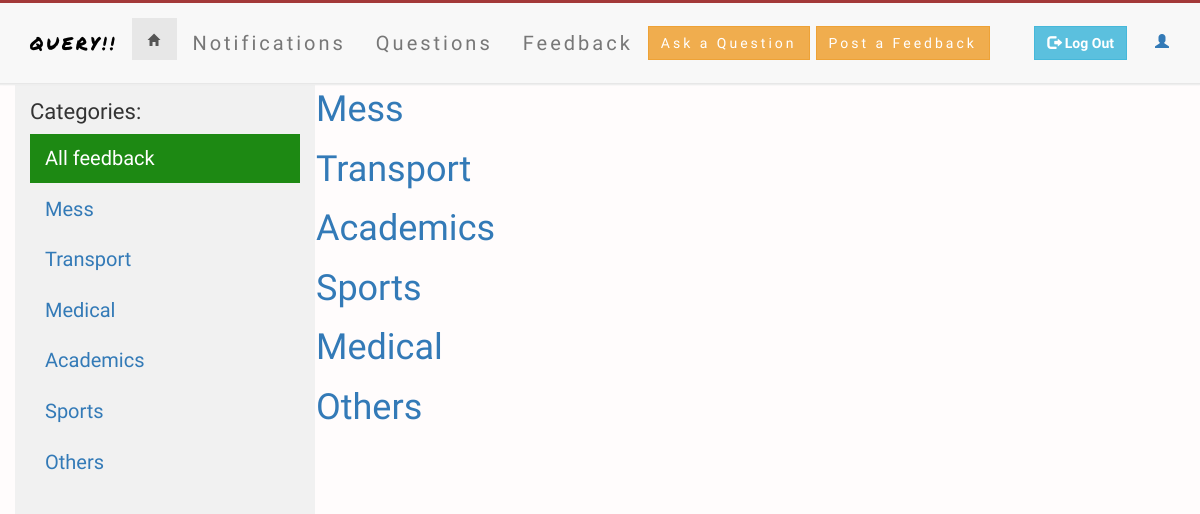
Page /feedbacks.php on the earlier database version.
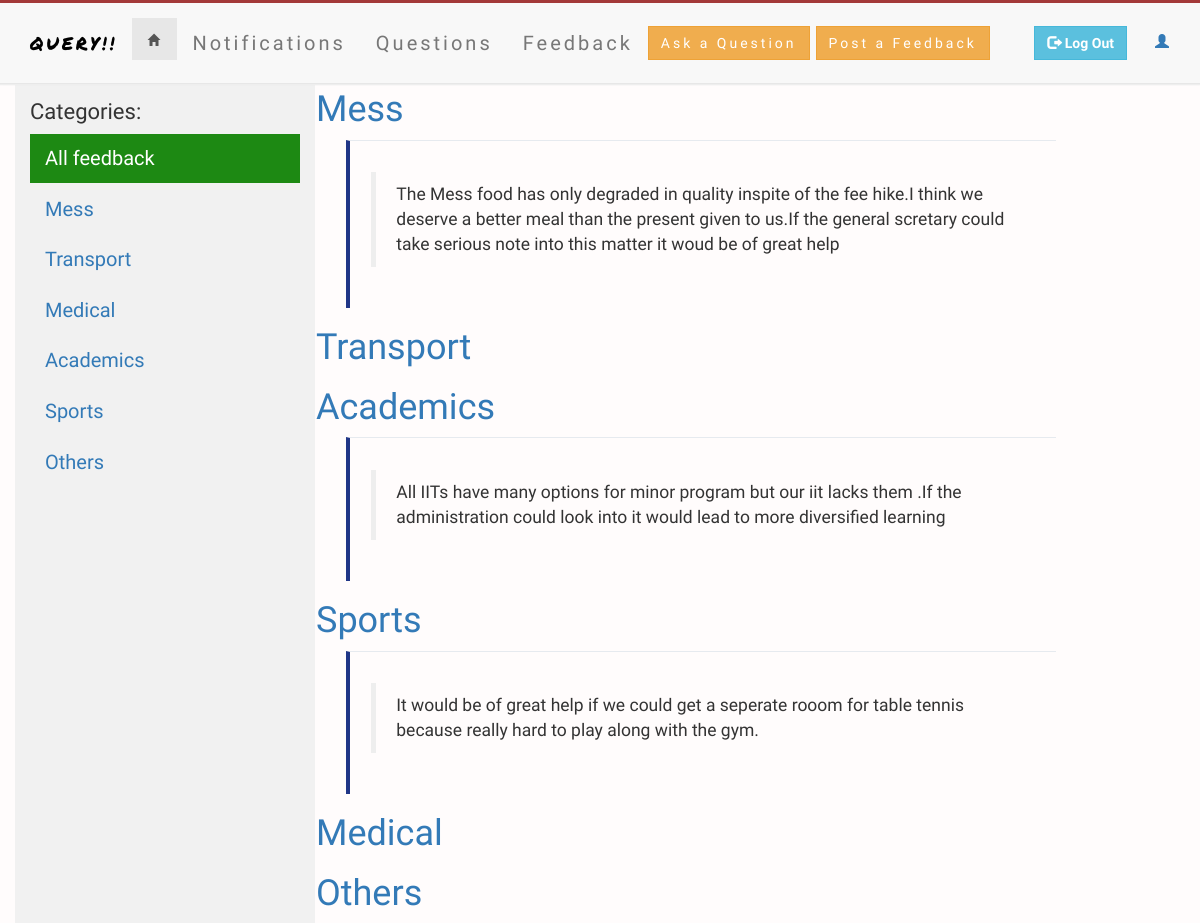
Same page on the later database version.
### tables this page shows
CREATE TABLE `feedback` (
  `feedback_id` int(11) NOT NULL AUTO_INCREMENT,
  `user_id` int(11) NOT NULL,
  `feedback` text NOT NULL,
  `upvotes` int(11) DEFAULT NULL,
  `downvotes` int(11) DEFAULT NULL,
  `score` int(11) DEFAULT NULL,
  `tags` varchar(128) NOT NULL,
  `reg_time` timestamp NOT NULL DEFAULT CURRENT_TIMESTAMP,
  PRIMARY KEY (`feedback_id`)
);

### feedbacks.php (the view, shortened to what this page needs)
<?php
include 'notification.php';
include 'nav_bar.php';
$tags=array("Mess","Transport","Academics","Sports","Medical","Others");
?>
<html>
	<head>
		<link href="css/bootstrap.min.css" rel="stylesheet">
	    <link rel="stylesheet" href="https://cdnjs.cloudflare.com/ajax/libs/bootstrap-select/1.7.5/css/bootstrap-select.min.css">
	    <link href="question_display.css" rel="stylesheet">
	</head>
	<body>
		<div class="container-fluid">
			<div class="row content">
				<div class="col-md-3">
					<div class="col-md-3 affix sidenav">
						<h4 class="helpblock" style="font-size: 22px; font-family: tangerine;">Categories:</h4>
						<ul class="nav nav-pills nav-stacked">
							    <li class="active"><a href="feedbacks.php">All feedback</a></li>
								<li><a href="feedback_option.php?tag_id=1">Mess</a></li>
								<li><a href="feedback_option.php?tag_id=2">Transport</a></li>
								<li><a href="feedback_option.php?tag_id=3">Medical</a></li>
								<li><a href="feedback_option.php?tag_id=4">Academics</a></li>
								<li><a href="feedback_option.php?tag_id=5">Sports</a></li>
								<li><a href="feedback_option.php?tag_id=6">Others</a></li>
						</ul>
					</div>
				</div>
				<div class="col-md-8" bgcolor="#eee" style="margin-left: 1">
				    <?php
				    for($i=1;$i<=6;$i++)
				    {
				    	$counter=$tags[$i-1];
				    	$query="SELECT * FROM feedback
                         WHERE tags='$counter'
						 ORDER BY reg_time DESC
						 LIMIT 0,4
						 ";
				         $result=mysqli_query($conn,$query);
				    	$color_var = 1;
				    	?>
				    	<h1><?php echo "<a href='feedback_option.php?tag_id=".
						    $i."'>".$tags[$i-1]."</a>";?></h1>
						    <?php
				    	while($row=mysqli_fetch_array($result))
					{
						 if($color_var != 4) $color_var++;
								else $color_var = 1;
						?>
						<div class="container-fluid">
					   		<div class="container-fluid">
					   			<div id="card-<?php echo $color_var ;?>">
									<p>
						   			<blockquote><?php echo $row[2];?></blockquote>
									</p>
    							</div>
					   		</div>
                         </div>
					<?php
					}
				}
						?>
				</div>
			</div>
		</div>
	</body>
</html>

Differences in the rows shown:
added feedback: feedback "The Mess food has only degraded in quality inspite of the fee hike.I think we deserve a better meal than the present given to us.If the general scretary could take serious note into this matter it woud be of great help", shown under "Mess"
now on this page (row edited): feedback: feedback "All IITs have many options for minor program but our iit lacks them .If the administration could look into it would lead to more diversified learning", shown under "Academics"
added feedback: feedback "It would be of great help if we could get a seperate rooom for table tennis because really hard to play along with the gym.", shown under "Sports"
